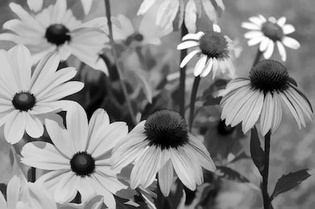
#> input picture HW1/flower_gray.jpg, 315 x 209 px, shrunk from 390 x 258 before the run
$ python change_greyscale.py
#> lines starting #> are read from the running program, lines starting #| are printed output that depends on the picture; after the words box and inside, x2 and y2 are one past the last pixel; in counts of white or black regions, pixels touching at a corner belong together
import cv2
import math

def change_greyscale(k, pic):
    cng=8-k
    for i in range(len(pic)):
        for j in range(len(pic[i])):
            pic[i][j] = ((pic[i][j]//(2**cng))/(2**k))*(255)
    return pic


flower_gray=cv2.imread("flower_gray.jpg")
#> flower_gray is the input picture: shape (209, 315, 3); min 0, max 255, mean 137.1
cv2.imwrite("flower_gray_k1.jpg",change_greyscale(1,flower_gray))
#> after the loop in change_greyscale, `for i in range(len(pic)):`:
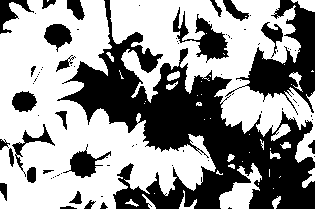
#> pic: shape (209, 315, 3); values 0 (black) and 127 (white), 58.7% white; 77 black regions (51 under 20 px), largest, box (x1, y1, x2, y2) and area: (57, 0, 315, 209) 18463, (225, 0, 315, 115) 3557, (173, 7, 229, 63) 1084
flower_gray=cv2.imread("flower_gray.jpg")
cv2.imwrite("flower_gray_k5.jpg",change_greyscale(5,flower_gray))

fruit_gray=cv2.imread("fruit_gray.jpg")
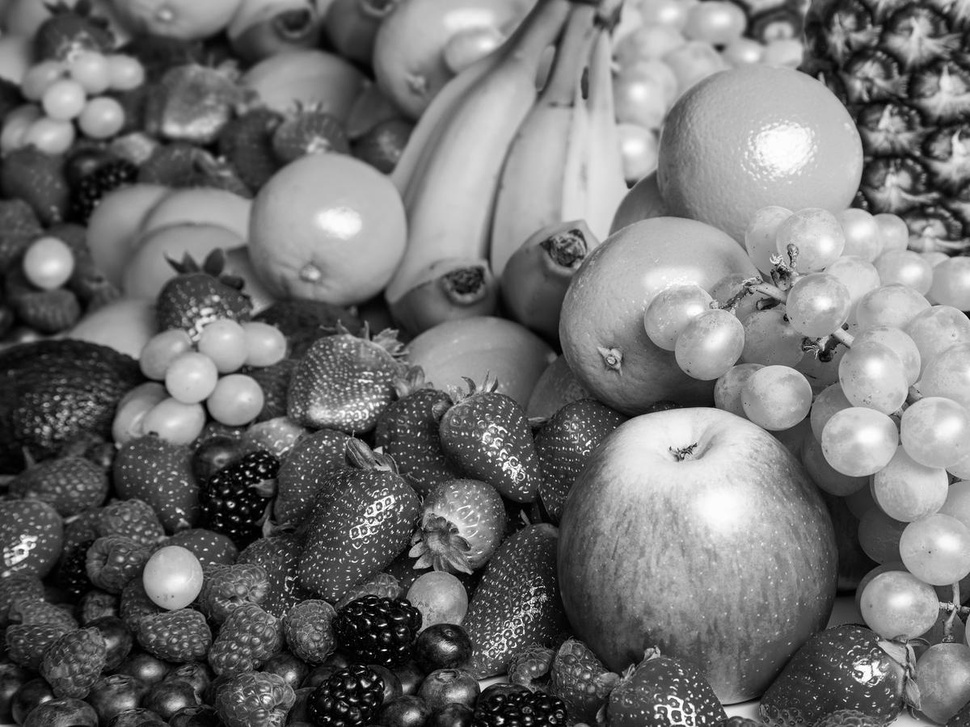
#> input picture HW1/fruit_gray.jpg, 970 x 727 px, shrunk from 1200 x 900 before the run
#> fruit_gray is the input picture: shape (727, 970, 3); min 0, max 255, mean 113.7
cv2.imwrite("fruit_gray_k1.jpg",change_greyscale(1,fruit_gray))
#> call 3 of change_greyscale, with k = 1
#> after the loop in change_greyscale (call 3), `for i in range(len(pic)):`:
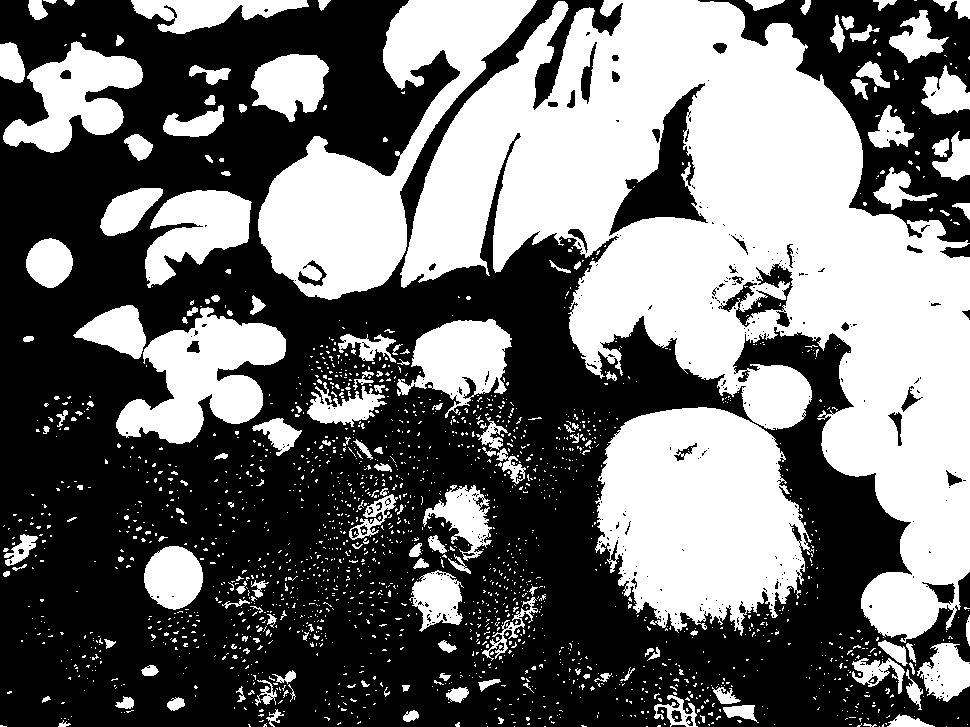
#> pic: shape (727, 970, 3); values 0 (black) and 127 (white), 43.4% white; 1949 white regions (1779 under 20 px), largest, box (x1, y1, x2, y2) and area: (400, 0, 970, 643) 155552, (595, 407, 814, 636) 35409, (258, 0, 537, 300) 27479
fruit_gray=cv2.imread("fruit_gray.jpg")
cv2.imwrite("fruit_gray_k5.jpg",change_greyscale(5,fruit_gray))
